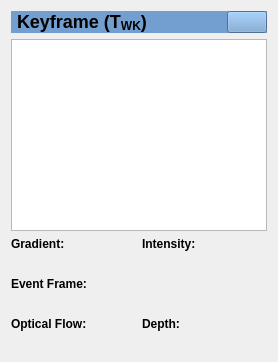
      <widget class="QWidget" name="verticalLayoutWidget_2">
       <layout class="QVBoxLayout" name="verticalLayout_3">
        <item>
         <widget class="QFrame" name="frame_2">
          <property name="styleSheet">
           <string notr="true">background: #729fcf;</string>
          </property>
          <property name="frameShape">
           <enum>QFrame::NoFrame</enum>
          </property>
          <property name="frameShadow">
           <enum>QFrame::Raised</enum>
          </property>
          <layout class="QHBoxLayout" name="horizontalLayout_13">
           <property name="spacing">
            <number>0</number>
           </property>
           <property name="leftMargin">
            <number>0</number>
           </property>
           <property name="topMargin">
            <number>0</number>
           </property>
           <property name="rightMargin">
            <number>0</number>
           </property>
           <property name="bottomMargin">
            <number>0</number>
           </property>
           <item>
            <widget class="QLabel" name="label_4">
             <property name="styleSheet">
              <string notr="true"/>
             </property>
             <property name="text">
              <string>&lt;html&gt;&lt;head/&gt;&lt;body&gt;&lt;p&gt;&lt;span style=&quot; font-size:x-large; font-weight:600;&quot;&gt;Keyframe (T&lt;/span&gt;&lt;span style=&quot; font-size:x-large; font-weight:600; vertical-align:sub;&quot;&gt;WK&lt;/span&gt;&lt;span style=&quot; font-size:x-large; font-weight:600;&quot;&gt;)&lt;/span&gt;&lt;/p&gt;&lt;/body&gt;&lt;/html&gt;</string>
             </property>
             <property name="indent">
              <number>6</number>
             </property>
            </widget>
           </item>
           <item>
            <widget class="QPushButton" name="hide_kf_state">
             <property name="sizePolicy">
              <sizepolicy hsizetype="Fixed" vsizetype="Fixed">
               <horstretch>0</horstretch>
               <verstretch>0</verstretch>
              </sizepolicy>
             </property>
             <property name="toolTip">
              <string>&lt;html&gt;&lt;head/&gt;&lt;body&gt;&lt;p&gt;Show/hide keyframe pose.&lt;/p&gt;&lt;/body&gt;&lt;/html&gt;</string>
             </property>
             <property name="text">
              <string/>
             </property>
             <property name="icon">
              <iconset theme="pan-down-symbolic">
               <normaloff>.</normaloff>.</iconset>
             </property>
             <property name="iconSize">
              <size>
               <width>16</width>
               <height>16</height>
              </size>
             </property>
             <property name="shortcut">
              <string>Ctrl+S</string>
             </property>
             <property name="checkable">
              <bool>true</bool>
             </property>
            </widget>
           </item>
          </layout>
         </widget>
        </item>
        <item>
         <widget class="StateTable" name="kf_pose">
          <property name="sizePolicy">
           <sizepolicy hsizetype="Preferred" vsizetype="Preferred">
            <horstretch>0</horstretch>
            <verstretch>0</verstretch>
           </sizepolicy>
          </property>
          <property name="contextMenuPolicy">
           <enum>Qt::ActionsContextMenu</enum>
          </property>
          <property name="editTriggers">
           <set>QAbstractItemView::NoEditTriggers</set>
          </property>
          <attribute name="horizontalHeaderVisible">
           <bool>false</bool>
          </attribute>
          <attribute name="horizontalHeaderStretchLastSection">
           <bool>true</bool>
          </attribute>
          <column>
           <property name="text">
            <string>Value</string>
           </property>
          </column>
         </widget>
        </item>
        <item>
         <layout class="QGridLayout" name="keyframe_layout">
          <item row="4" column="0">
           <widget class="ImageLabel" name="event_frame">
            <property name="sizePolicy">
             <sizepolicy hsizetype="Preferred" vsizetype="MinimumExpanding">
              <horstretch>0</horstretch>
              <verstretch>0</verstretch>
             </sizepolicy>
            </property>
            <property name="toolTip">
             <string>&lt;html&gt;&lt;head/&gt;&lt;body&gt;&lt;p&gt;Current event frame. Generate a new one by clicking on 'load events' at the top. Choose the integration window duration in the settings.&lt;/p&gt;&lt;/body&gt;&lt;/html&gt;</string>
            </property>
            <property name="text">
             <string/>
            </property>
            <property name="pixmap">
             <pixmap>../../../../../../Pictures/errorfunc/example_intensity.png</pixmap>
            </property>
            <property name="alignment">
             <set>Qt::AlignCenter</set>
            </property>
           </widget>
          </item>
          <item row="2" column="0">
           <widget class="ImageLabel" name="kf_gradient">
            <property name="sizePolicy">
             <sizepolicy hsizetype="Preferred" vsizetype="MinimumExpanding">
              <horstretch>0</horstretch>
              <verstretch>0</verstretch>
             </sizepolicy>
            </property>
            <property name="toolTip">
             <string>&lt;html&gt;&lt;head/&gt;&lt;body&gt;&lt;p&gt;Image gradient of current intensity frame on the right.&lt;/p&gt;&lt;/body&gt;&lt;/html&gt;</string>
            </property>
            <property name="text">
             <string/>
            </property>
            <property name="pixmap">
             <pixmap>../../../../../../Pictures/errorfunc/example_intensity.png</pixmap>
            </property>
            <property name="alignment">
             <set>Qt::AlignCenter</set>
            </property>
           </widget>
          </item>
          <item row="5" column="0">
           <widget class="QLabel" name="label_19">
            <property name="font">
             <font>
              <weight>75</weight>
              <bold>true</bold>
             </font>
            </property>
            <property name="text">
             <string>Optical Flow:</string>
            </property>
           </widget>
          </item>
          <item row="6" column="0">
           <widget class="ImageLabel" name="kf_flow">
            <property name="sizePolicy">
             <sizepolicy hsizetype="Preferred" vsizetype="MinimumExpanding">
              <horstretch>0</horstretch>
              <verstretch>0</verstretch>
             </sizepolicy>
            </property>
            <property name="toolTip">
             <string>&lt;html&gt;&lt;head/&gt;&lt;body&gt;&lt;p&gt;Ground truth of the optical flow of the current keyframe (if avaible). This is never used and only show for control.&lt;/p&gt;&lt;/body&gt;&lt;/html&gt;</string>
            </property>
            <property name="text">
             <string/>
            </property>
            <property name="pixmap">
             <pixmap>../../../../../../Pictures/errorfunc/example_intensity.png</pixmap>
            </property>
            <property name="alignment">
             <set>Qt::AlignCenter</set>
            </property>
           </widget>
          </item>
          <item row="0" column="0">
           <widget class="QLabel" name="label_16">
            <property name="font">
             <font>
              <weight>75</weight>
              <bold>true</bold>
             </font>
            </property>
            <property name="text">
             <string>Gradient:</string>
            </property>
           </widget>
          </item>
          <item row="3" column="0">
           <widget class="QLabel" name="label_17">
            <property name="font">
             <font>
              <weight>75</weight>
              <bold>true</bold>
             </font>
            </property>
            <property name="text">
             <string>Event Frame:</string>
            </property>
           </widget>
          </item>
          <item row="6" column="1">
           <widget class="ImageLabel" name="kf_depth">
            <property name="sizePolicy">
             <sizepolicy hsizetype="Preferred" vsizetype="MinimumExpanding">
              <horstretch>0</horstretch>
              <verstretch>0</verstretch>
             </sizepolicy>
            </property>
            <property name="toolTip">
             <string>&lt;html&gt;&lt;head/&gt;&lt;body&gt;&lt;p&gt;Depth data of current keyframe.&lt;/p&gt;&lt;/body&gt;&lt;/html&gt;</string>
            </property>
            <property name="text">
             <string/>
            </property>
            <property name="pixmap">
             <pixmap>../../../../../../Pictures/errorfunc/example_intensity.png</pixmap>
            </property>
            <property name="alignment">
             <set>Qt::AlignCenter</set>
            </property>
           </widget>
          </item>
          <item row="2" column="1">
           <widget class="ImageLabel" name="kf_intensity">
            <property name="sizePolicy">
             <sizepolicy hsizetype="Preferred" vsizetype="MinimumExpanding">
              <horstretch>0</horstretch>
              <verstretch>0</verstretch>
             </sizepolicy>
            </property>
            <property name="toolTip">
             <string>&lt;html&gt;&lt;head/&gt;&lt;body&gt;&lt;p&gt;Current keyframe image.&lt;/p&gt;&lt;/body&gt;&lt;/html&gt;</string>
            </property>
            <property name="text">
             <string/>
            </property>
            <property name="pixmap">
             <pixmap>../../../../../../Pictures/errorfunc/example_intensity.png</pixmap>
            </property>
            <property name="alignment">
             <set>Qt::AlignCenter</set>
            </property>
           </widget>
          </item>
          <item row="5" column="1">
           <widget class="QLabel" name="label_14">
            <property name="font">
             <font>
              <weight>75</weight>
              <bold>true</bold>
             </font>
            </property>
            <property name="text">
             <string>Depth:</string>
            </property>
           </widget>
          </item>
          <item row="0" column="1">
           <widget class="QLabel" name="label_13">
            <property name="font">
             <font>
              <weight>75</weight>
              <bold>true</bold>
             </font>
            </property>
            <property name="text">
             <string>Intensity:</string>
            </property>
           </widget>
          </item>
         </layout>
        </item>
       </layout>
      </widget>
